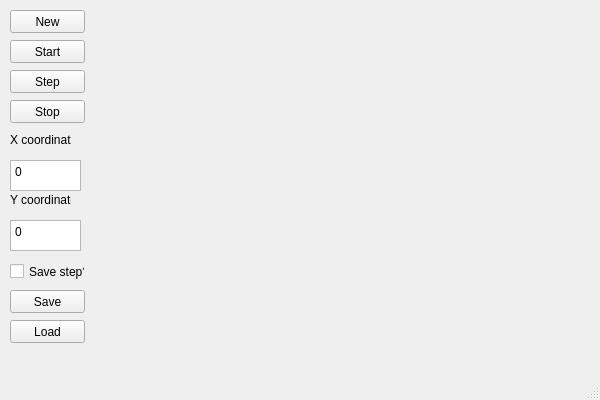
<?xml version="1.0" encoding="UTF-8"?>
<ui version="4.0">
 <class>GUIClass</class>
 <widget class="QMainWindow" name="GUIClass">
  <property name="geometry">
   <rect>
    <x>0</x>
    <y>0</y>
    <width>600</width>
    <height>400</height>
   </rect>
  </property>
  <property name="windowTitle">
   <string>Cellular Automata</string>
  </property>
  <property name="autoFillBackground">
   <bool>false</bool>
  </property>
  <property name="documentMode">
   <bool>false</bool>
  </property>
  <property name="tabShape">
   <enum>QTabWidget::Rounded</enum>
  </property>
  <widget class="QWidget" name="centralWidget">
   <widget class="QPushButton" name="StartButton">
    <property name="geometry">
     <rect>
      <x>10</x>
      <y>40</y>
      <width>75</width>
      <height>23</height>
     </rect>
    </property>
    <property name="text">
     <string>Start</string>
    </property>
   </widget>
   <widget class="QPushButton" name="StepButton">
    <property name="geometry">
     <rect>
      <x>10</x>
      <y>70</y>
      <width>75</width>
      <height>23</height>
     </rect>
    </property>
    <property name="text">
     <string>Step</string>
    </property>
   </widget>
   <widget class="QPushButton" name="StopButton">
    <property name="geometry">
     <rect>
      <x>10</x>
      <y>100</y>
      <width>75</width>
      <height>23</height>
     </rect>
    </property>
    <property name="text">
     <string>Stop</string>
    </property>
   </widget>
   <widget class="QPushButton" name="LoadButton">
    <property name="geometry">
     <rect>
      <x>10</x>
      <y>320</y>
      <width>75</width>
      <height>23</height>
     </rect>
    </property>
    <property name="text">
     <string>Load</string>
    </property>
   </widget>
   <widget class="QPushButton" name="SaveButton">
    <property name="geometry">
     <rect>
      <x>10</x>
      <y>290</y>
      <width>75</width>
      <height>23</height>
     </rect>
    </property>
    <property name="text">
     <string>Save</string>
    </property>
   </widget>
   <widget class="QCheckBox" name="StepSaveButton">
    <property name="geometry">
     <rect>
      <x>10</x>
      <y>260</y>
      <width>75</width>
      <height>23</height>
     </rect>
    </property>
    <property name="text">
     <string>Save step?</string>
    </property>
   </widget>
   <widget class="QPlainTextEdit" name="XCoordinateText">
    <property name="geometry">
     <rect>
      <x>10</x>
      <y>160</y>
      <width>71</width>
      <height>31</height>
     </rect>
    </property>
    <property name="plainText">
     <string>0</string>
    </property>
    <property name="cursorWidth">
     <number>0</number>
    </property>
   </widget>
   <widget class="QLabel" name="XCoordinateLabel">
    <property name="geometry">
     <rect>
      <x>10</x>
      <y>130</y>
      <width>61</width>
      <height>20</height>
     </rect>
    </property>
    <property name="text">
     <string>X coordinate</string>
    </property>
   </widget>
   <widget class="QLabel" name="YCoordinateLabel">
    <property name="geometry">
     <rect>
      <x>10</x>
      <y>190</y>
      <width>61</width>
      <height>20</height>
     </rect>
    </property>
    <property name="text">
     <string>Y coordinate</string>
    </property>
   </widget>
   <widget class="QPlainTextEdit" name="YCoordinateText">
    <property name="geometry">
     <rect>
      <x>10</x>
      <y>220</y>
      <width>71</width>
      <height>31</height>
     </rect>
    </property>
    <property name="plainText">
     <string>0</string>
    </property>
    <property name="cursorWidth">
     <number>0</number>
    </property>
   </widget>
   <widget class="QPushButton" name="NewButton">
    <property name="geometry">
     <rect>
      <x>10</x>
      <y>10</y>
      <width>75</width>
      <height>23</height>
     </rect>
    </property>
    <property name="text">
     <string>New</string>
    </property>
   </widget>
  </widget>
  <widget class="QStatusBar" name="statusBar"/>
 </widget>
 <layoutdefault spacing="6" margin="11"/>
 <resources>
  <include location="GUI.qrc"/>
 </resources>
 <connections/>
</ui>
